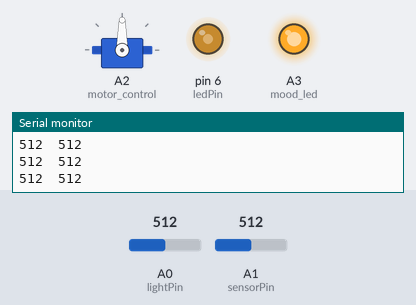
Simulated run of this sketch. Board: Arduino Uno, built with avr-gcc and run on an emulated ATmega328P. Shown: servo, output pins drawn as LEDs (lit = HIGH), the last lines printed to the serial monitor. The inputs (shaded band) are chosen by the test bench; at power-on: A0 (lightPin) = 512, A1 (sensorPin) = 512.

Above: at 1.3 s.
1.4 s: A0 (lightPin) set to 610
At 2.3 s:
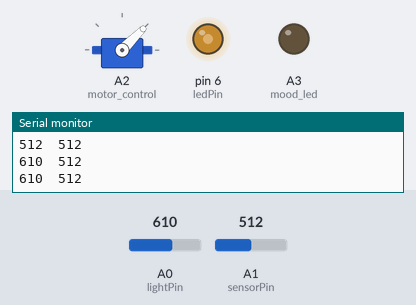
3.0 s: A1 (sensorPin) set to 610
At 3.5 s:
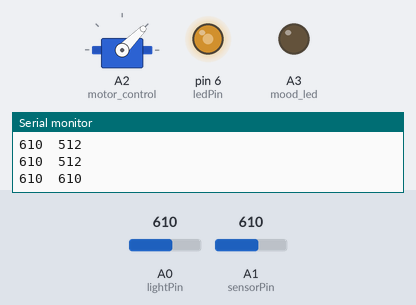
4.5 s: A0 (lightPin) set to 590
At 5.7 s:
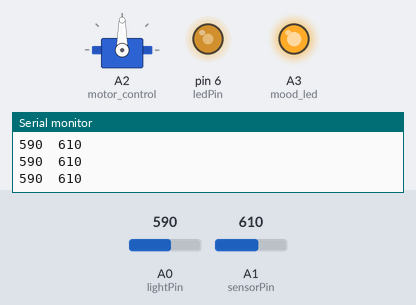
6.0 s: A1 (sensorPin) set to 810
At 7.1 s:
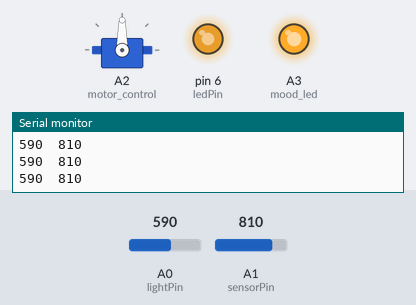
7.5 s: A0 (lightPin) set to 716
At 8.3 s:
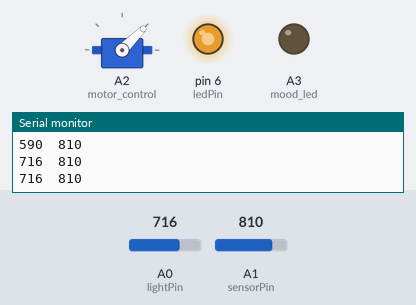
9.0 s: A1 (sensorPin) set to 190
At 9.6 s:
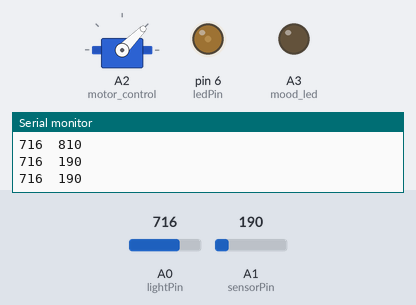
Timing chart, 0 to 11.5 s (numbered marks = the images above; inputs shaded):
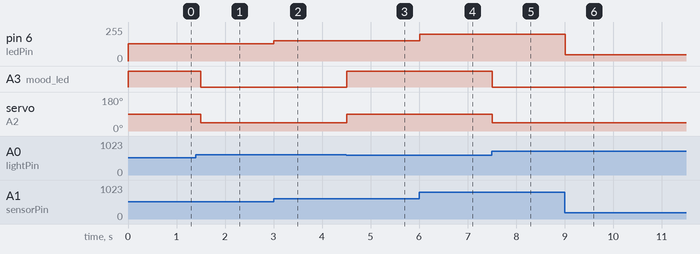

The sketch:

CDS_Light_Sensor_Servo_Motor.ino
```cpp
int mood_led = A3;
int brightness = 0;
int fadeAmount = 5;

#include <Servo.h>
int motor_control = A2;
Servo servo;

int sensorPin = A1;
int lightPin = A0; // define a pin for Photo resistor
int ledPin = 6; // define a pin for LED

void setup()
{
  Serial.begin(9600); //Begin serial communcation
  pinMode( ledPin, OUTPUT );
  pinMode( mood_led, OUTPUT );
  servo.attach(motor_control);
}
int i;
int sensorValue;
int bright;
void loop()
{
  sensorValue = analogRead(sensorPin);
  bright = analogRead(lightPin);
  Serial.print(bright);
  Serial.print("  ");
  Serial.println(sensorValue);
  analogWrite(ledPin, sensorValue / 4);

  if (bright <= 200) {
    servo.write(180);
    analogWrite(mood_led, 255);
  } else if (bright <= 400) {
    servo.write(135);
    analogWrite(mood_led, 255);
  } else if (bright <= 600) {
    servo.write(90);
    analogWrite(mood_led, 255);
  } else if (bright <= 800) {
    servo.write(45);
    analogWrite(mood_led, 0);
  } else {
    servo.write(0);
    analogWrite(mood_led, 0);
  }
  delay(500);


}
```

Measured:
- after the input at 1.4 s, A3 (mood_led): HIGH → LOW after 0.10 s; servo on A2 (motor_control): 90° → 45° after 0.10 s
- after the input at 3.0 s, pin 6 (ledPin): 128/255 → 152/255 at once
- after the input at 4.5 s, A3 (mood_led): LOW → HIGH at once; servo on A2 (motor_control): 45° → 90° at once
- after the input at 6.0 s, pin 6 (ledPin): 152/255 → 202/255 at once
- after the input at 7.5 s, A3 (mood_led): HIGH → LOW at once; servo on A2 (motor_control): 90° → 45° at once
- after the input at 9.0 s, pin 6 (ledPin): 202/255 → 47/255 at once
